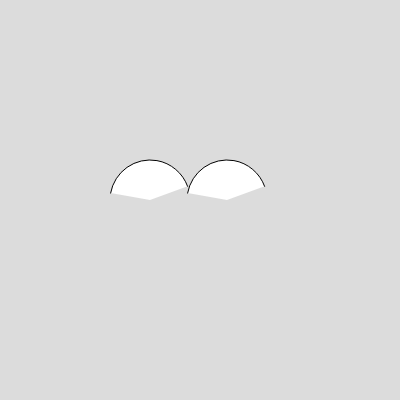
Frame 1 (no input)
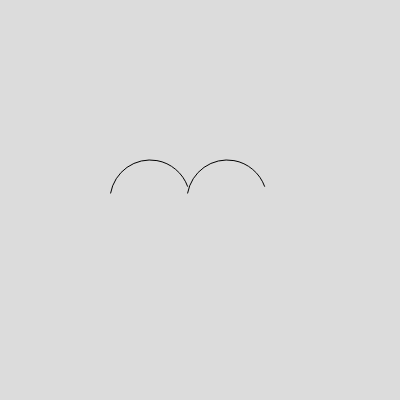
Frame 60 (no input)
Frame 120 (the mouse pressed at the canvas centre since frame 60): identical to frame 60, image omitted

The p5.js sketch that drew these frames (run headless with seeded random() and noise() and a simulated clock; from frame 60 on, the mouse is pressed at the canvas centre):

// p5.js sketch
// ── sketch.js
function setup() {
  createCanvas(400, 400);
}

function draw() {
  background(220);
  
 arc(150, 200, 80, 80, radians(190), radians(340));
  arc(227, 200, 80, 80, radians(190), radians(340));
  noFill();
}
